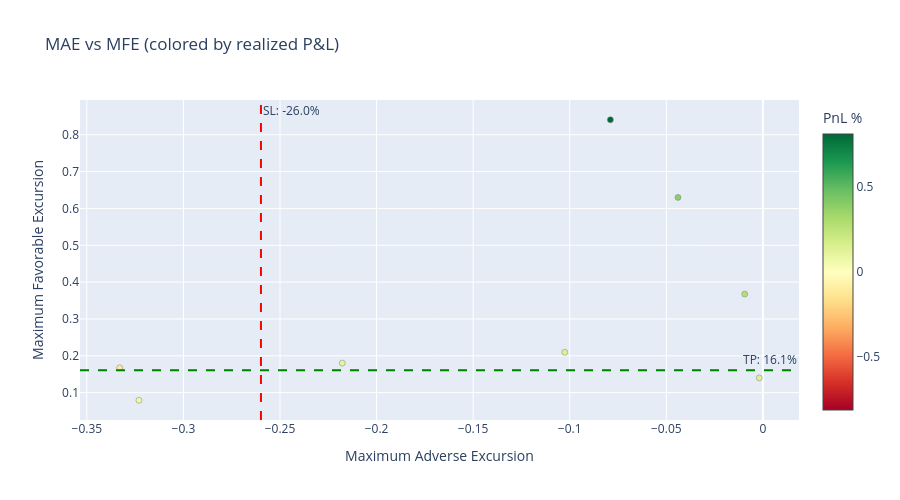

Here is the notebook cell this chart was saved with:
### Code cell
if baseline["trades"]:
    fig = go.Figure()
    fig.add_trace(
        go.Scatter(
            x=dist["mae"],
            y=dist["mfe"],
            mode="markers",
            marker=dict(
                size=6,
                color=pnls,
                colorscale="RdYlGn",
                colorbar=dict(title="PnL %"),
                cmin=-max(abs(min(pnls)), abs(max(pnls))),
                cmax=max(abs(min(pnls)), abs(max(pnls))),
                line=dict(width=0.5, color="gray"),
            ),
            text=[f"PnL: {p:.2%}" for p in pnls],
            hovertemplate="MAE: %{x:.2%}<br>MFE: %{y:.2%}<br>%{text}",
        )
    )
    # Add suggested levels
    fig.add_vline(
        x=suggested_sl,
        line_dash="dash",
        line_color="red",
        annotation_text=f"SL: {suggested_sl:.1%}",
    )
    fig.add_hline(
        y=suggested_tp,
        line_dash="dash",
        line_color="green",
        annotation_text=f"TP: {suggested_tp:.1%}",
    )
    fig.update_layout(
        title="MAE vs MFE (colored by realized P&L)",
        xaxis_title="Maximum Adverse Excursion",
        yaxis_title="Maximum Favorable Excursion",
        height=500,
    )
    fig.show()

### Figure 1 — Plotly figure (JSON) as saved in the notebook; plotly's stock layout.template omitted (floating-point values rounded to 4 significant figures)
{"data": [{"hovertemplate": "MAE: %{x:.2%}<br>MFE: %{y:.2%}<br>%{text}", "marker": {"cmax": 0.81, "cmin": -0.81, "color": [0.1138, -0.1084, 0.81, 0.2747, 0.1393, 0.3902, 0.1423, 0.07421], "colorbar": {"title": {"text": "PnL %"}}, "colorscale": [[0.0, "rgb(165,0,38)"], [0.1, "rgb(215,48,39)"], [0.2, "rgb(244,109,67)"], [0.3, "rgb(253,174,97)"], [0.4, "rgb(254,224,139)"], [0.5, "rgb(255,255,191)"], [0.6, "rgb(217,239,139)"], [0.7, "rgb(166,217,106)"], [0.8, "rgb(102,189,99)"], [0.9, "rgb(26,152,80)"], [1.0, "rgb(0,104,55)"]], "line": {"color": "gray", "width": 0.5}, "size": 6}, "mode": "markers", "text": ["PnL: 11.38%", "PnL: -10.84%", "PnL: 81.00%", "PnL: 27.47%", "PnL: 13.93%", "PnL: 39.02%", "PnL: 14.23%", "PnL: 7.42%"], "type": "scatter", "x": [-0.2178, -0.333, -0.07897, -0.009406, -0.001861, -0.04396, -0.1026, -0.323], "y": [0.1802, 0.1674, 0.8408, 0.3675, 0.14, 0.6299, 0.2095, 0.0794]}], "layout": {"annotations": [{"showarrow": false, "text": "SL: -26.0%", "x": -0.2599, "xanchor": "left", "xref": "x", "y": 1, "yanchor": "top", "yref": "y domain"}, {"showarrow": false, "text": "TP: 16.1%", "x": 1, "xanchor": "right", "xref": "x domain", "y": 0.1605, "yanchor": "bottom", "yref": "y"}], "height": 500, "shapes": [{"line": {"color": "red", "dash": "dash"}, "type": "line", "x0": -0.2599, "x1": -0.2599, "xref": "x", "y0": 0, "y1": 1, "yref": "y domain"}, {"line": {"color": "green", "dash": "dash"}, "type": "line", "x0": 0, "x1": 1, "xref": "x domain", "y0": 0.1605, "y1": 0.1605, "yref": "y"}], "title": {"text": "MAE vs MFE (colored by realized P&L)"}, "xaxis": {"title": {"text": "Maximum Adverse Excursion"}}, "yaxis": {"title": {"text": "Maximum Favorable Excursion"}}}}
